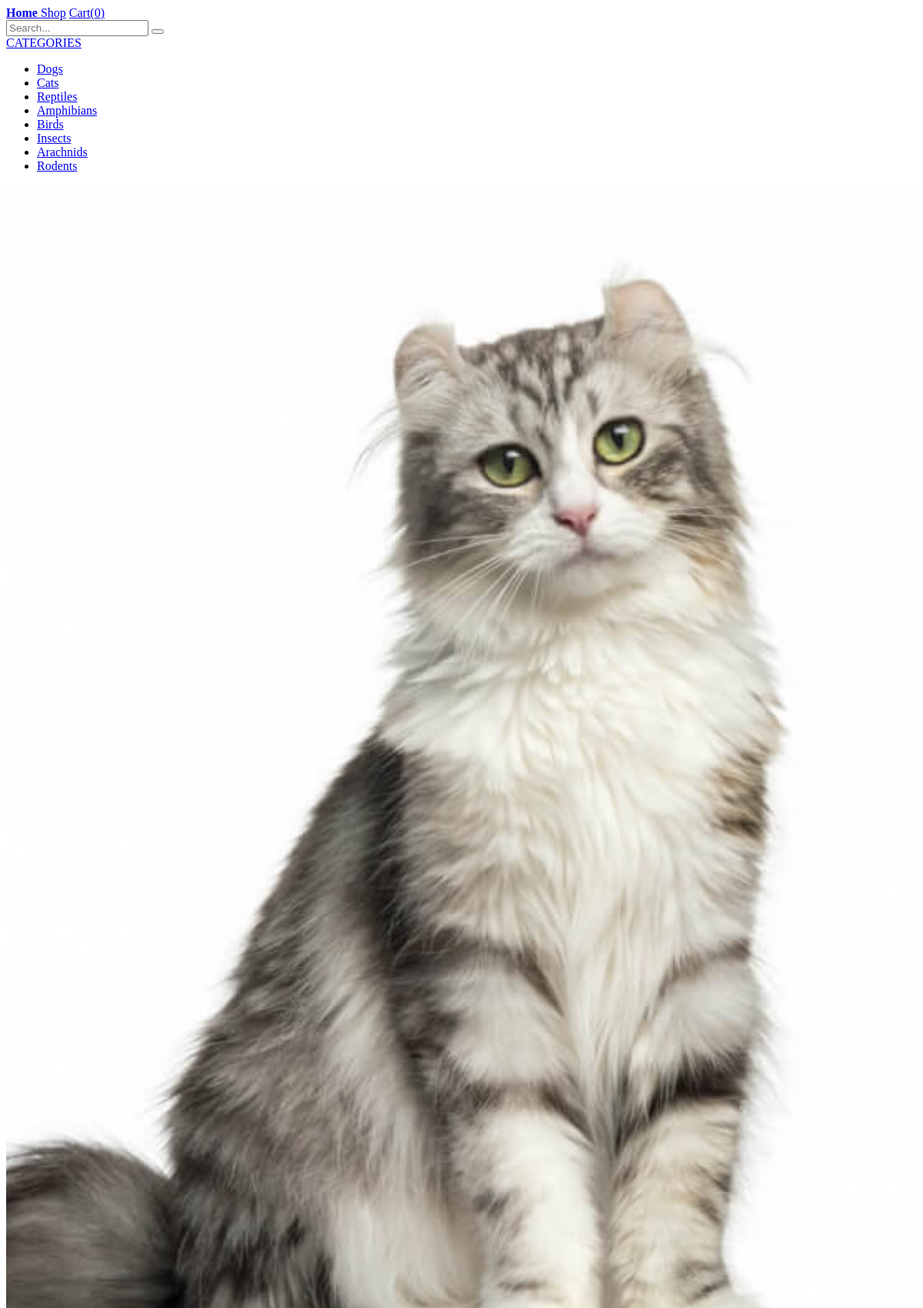
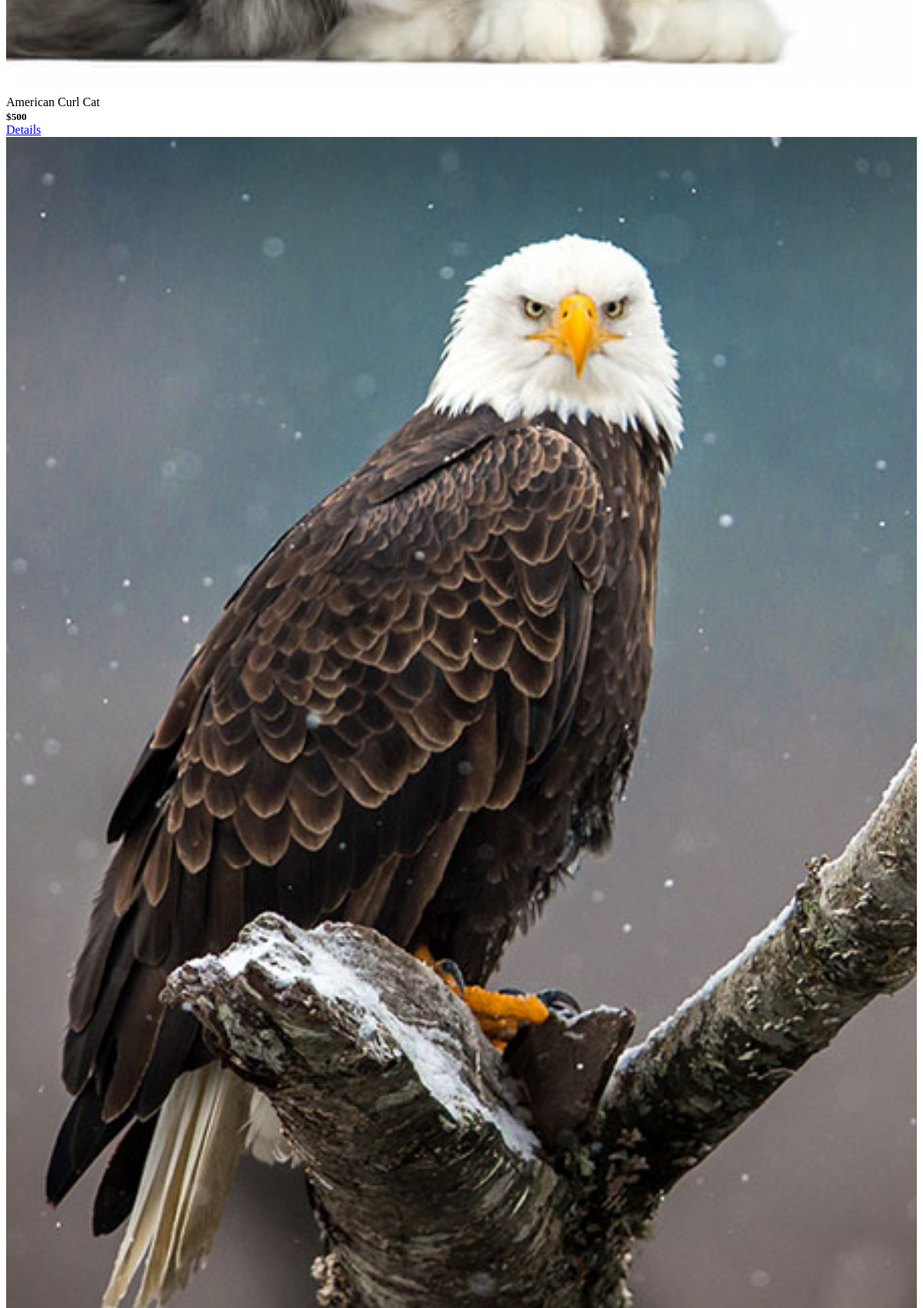
/main-shop?page=2 (upper part), run on the app's committed database (2 pictures, top to bottom).
### petopia/shop/models.py (models this page shows, shortened)
class Category(db.Model):
    id = db.Column(db.Integer, primary_key=True)
    name = db.Column(db.String(20), unique=True, nullable=False)
    slug = db.Column(db.String(20), unique=True, nullable=False)
    products = db.relationship('Product', back_populates='category', cascade='all, delete, delete-orphan')

class Product(db.Model):
    id = db.Column(db.Integer, primary_key=True)
    category_id = db.Column(db.Integer, db.ForeignKey('category.id', ondelete='CASCADE'), nullable=False, unique=False)
    category = db.relationship('Category', back_populates='products')
    name = db.Column(db.String(30), nullable=False, unique=True)
    slug = db.Column(db.String(300), nullable=False, unique=True)
    description = db.Column(db.Text, nullable=False, unique=False)
    how_to_maintain = db.Column(db.Text, nullable=True, unique=False)
    where_to_keep = db.Column(db.Text, nullable=True, unique=False)
    image = db.Column(db.String(128), nullable=True, unique=True)
    price = db.Column(db.Integer(), nullable=False, unique=False, default=1000)
    order_items = db.relationship('OrderItem', back_populates='products', cascade='all, delete, delete-orphan')

### petopia/shop/routes.py (the view)
@shop.route('/main-shop')
def main_shop():
    categories = Category.query.all()
    category_selected = request.args.get('category', None)
    page = request.args.get('page', 1)
    per_page = 8
    products = Product.query.paginate(page=int(page), per_page=per_page) if not category_selected else Product.query.filter_by(
        category_id=category_selected
        ).paginate(page=int(page), per_page=per_page)
    context = {
        'categories': categories,
        'products': products,
        'category_selected': category_selected,
        'category_name': Category.query.filter_by(id=category_selected).first().name if category_selected else None
    }
    return render_template('shop.html', **context)

### petopia/__init__.py (called while the page is built)
@app.context_processor
def cart_context():
    cart_obj = Cart(session)
    return dict(cart_context=cart_obj)

### petopia/shop/models.py (called while the page is built)
    def __len__(self):
        return sum(int(item['quantity']) for item in self.cart.values())

### petopia/templates/shop.html (shortened to what this page needs)
{% extends 'base.html' %}
{% block content %}
  <div class="my-2 py-2">
    <div class="dropdown text-uppercase">
      <a href="#" class="btn bg-link dropdown-toggle" tabindex="0">
        CATEGORIES
      </a>
      <ul class="menu">
        {% for category in categories %}
          <li><a href="?category={{category.id}}" {% if category.name == category_name %}class="active"{% endif %}>{{category.name}}</a></li>
        {% endfor %}
      </ul>
    </div>
    <div class="columns my-2 py-2">
      {% for product in products %}
        {% include 'parts/item.html' %}
      {% else %}
      <div class="text-uppercase m-2 p-2">
        <h4>Nothing to display!</h4>
      </div>
      {% endfor %}
    </div>
  </div>
{% endblock content %}

### petopia/templates/parts/item.html
<div class="column col-3 col-md-4 col-sm-6 mb-2">
    <div class="card">
      {% if product.image %}
        <div class="card-image">
          <img loading="lazy" class="img-fit-cover img-responsive aspect-ratio" src="{{url_for('static', filename=product.image)}}">
        </div>
      {% endif %}
      <div class="card-header">
        <div class="card-title h5 text-ellipsis">{{product.name}}</div>
        <small><Strong>${{product.price}}</Strong></small>
      </div>
      <div class="card-footer">
        <a href="{{url_for('shop.details', slug=product.slug)}}" class="btn btn-primary">Details</a>
      </div>
    </div>
  </div>

### petopia/templates/static/style.css (style rules this page uses)
.aspect-ratio { position: relative; width: 100%; }

### data on the page
Category: name "Dogs"
Category: name "Cats"
Category: name "Reptiles"
Category: name "Amphibians"
Category: name "Birds"
Category: name "Insects"
Category: name "Arachnids"
Category: name "Rodents"
Product: image (picture), name "American Curl Cat", price "500"
Product: image (picture)

### other printed values
{{ cart_context|length }} "0"
